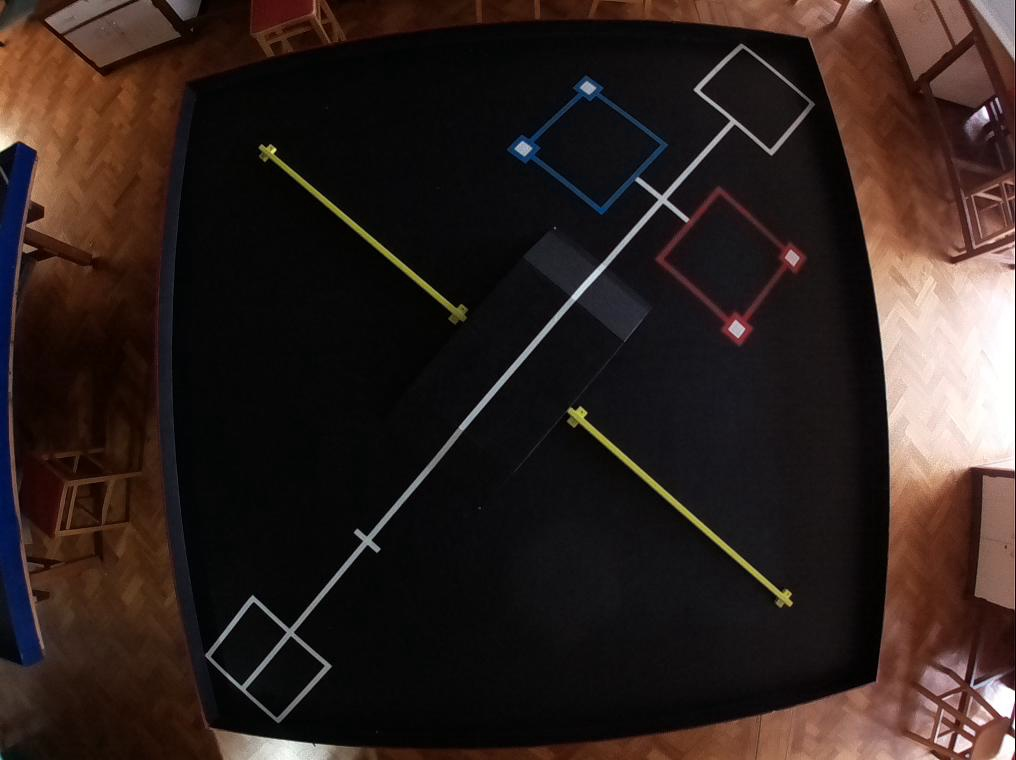
#> input picture new_board/1.jpg, 1016 x 760 px, found by its file name
$ python unfisheye.py   (older library calls are emulated)
#> lines starting #> are read from the running program, lines starting #| are printed output that depends on the picture
#> further down, img is the input picture: shape (760, 1016, 3); mean B, G, R 30.8, 34.5, 46.6
"""Remove fisheye effects from a single image, given the calibration coefficients found in calibrate.py"""

import numpy as np
import cv2

# Windows checkerboard2
DIM=(1016, 760)
K=np.array([[617.046363722009, 0.0, 508.1742575190148], [0.0, 614.3819211597321, 382.7568542470966], [0.0, 0.0, 1.0]])
D=np.array([[-0.23284420692502958], [0.7725973070172576], [-1.2587721414504571], [0.7234483916379288]])

debug = __name__ == "__main__"

def undistort(img: np.ndarray , balance=0.0, dim2=None, dim3=None) -> np.ndarray:
    """Returns the image without fisheye distortion.

    Uses calibration coefficients found using calibrate.py with checkerboards.
    Allows retrieval of some of the cropped pixels with the help of "balance".
    See link for more info:
    https://medium.com/@kennethjiang/calibrate-fisheye-lens-using-opencv-part-2-13990f1b157f

    Parameters
    ----------
    img : np.ndarray
        The image with distortion
    balance : float
        How much of the undistorted image to keep: 1 = keep all, 0 = keep only inner portion.
    dim2 : list
        Dimensions (x,y) of the cropped image (default same as img)
    dim3 : list
        Dimensions (x,y) of the output image (default same as img)

    Returns
    -------
    undistorted_img : np.ndarray
        The image without distortion
    """
#> called with balance = 0
    if debug:
        cv2.imshow("input", img)
        cv2.waitKey(0)
        cv2.destroyAllWindows()
    dim1 = img.shape[:2][::-1]  #dim1 is the dimension of input image to un-distort
#> dim1 = (1016, 760)
    assert dim1[0]/dim1[1] == DIM[0]/DIM[1], "Image to undistort needs to have same aspect ratio as the ones used in calibration"
    if not dim2:
        dim2 = dim1
#> dim2 = (1016, 760)
    if not dim3:
        dim3 = dim1
#> dim3 = (1016, 760)

    scaled_K = K * dim1[0] / DIM[0]  # The values of K is to scale with image dimension.
    scaled_K[2][2] = 1.0  # Except that K[2][2] is always 1.0
    # This is how scaled_K, dim2 and balance are used to determine the final K used to un-distort image.
    # OpenCV document failed to make this clear!

    # Select balance
    new_K = cv2.fisheye.estimateNewCameraMatrixForUndistortRectify(scaled_K, D, dim2, np.eye(3), balance=balance)
    map1, map2 = cv2.fisheye.initUndistortRectifyMap(scaled_K, D, np.eye(3), new_K, dim3, cv2.CV_16SC2)
    undistorted_img = cv2.remap(img, map1, map2,
        interpolation=cv2.INTER_LINEAR, borderMode=cv2.BORDER_CONSTANT)
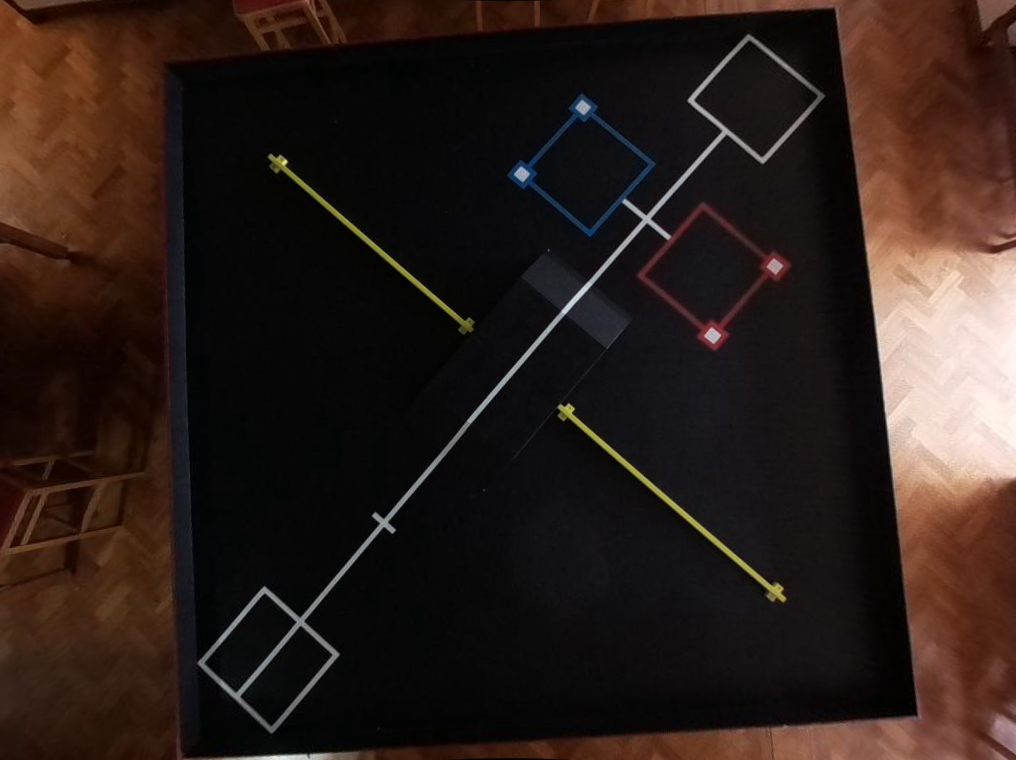
#> undistorted_img: shape (760, 1016, 3); mean B, G, R 26.2, 31.1, 44.1
    if debug:
        cv2.imshow("undistorted", undistorted_img)
        cv2.waitKey(0)
        cv2.destroyAllWindows()
    return undistorted_img
if debug:
    # pic_name = "checkerboard2/3.jpg"
    pic_name = "new_board/1.jpg"
    img = cv2.imread(pic_name)
    undistort(img)

$ run again, with checkerboard2/3.jpg copied over new_board/1.jpg
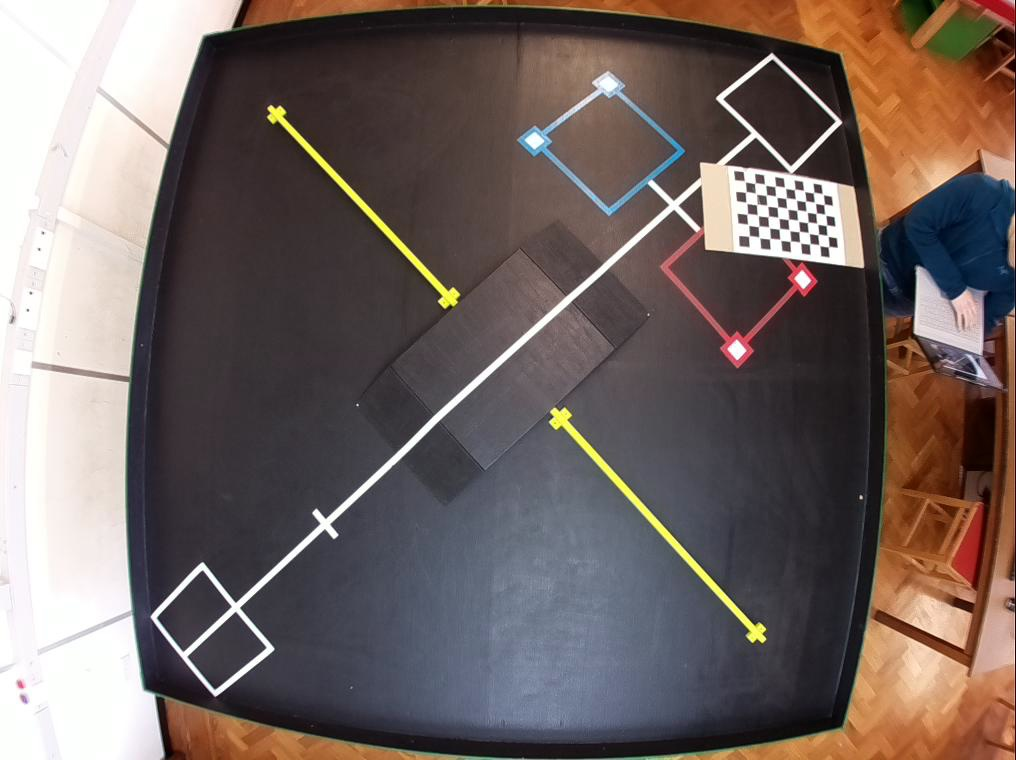
#> input picture checkerboard2/3.jpg, 1016 x 760 px, found by its file name
#> img is the input picture: shape (760, 1016, 3); mean B, G, R 97.4, 100.9, 113.8
#> in undistort, `undistorted_img = cv2.remap(img, map1, map2, interpolation=cv2.INTER_L..`:
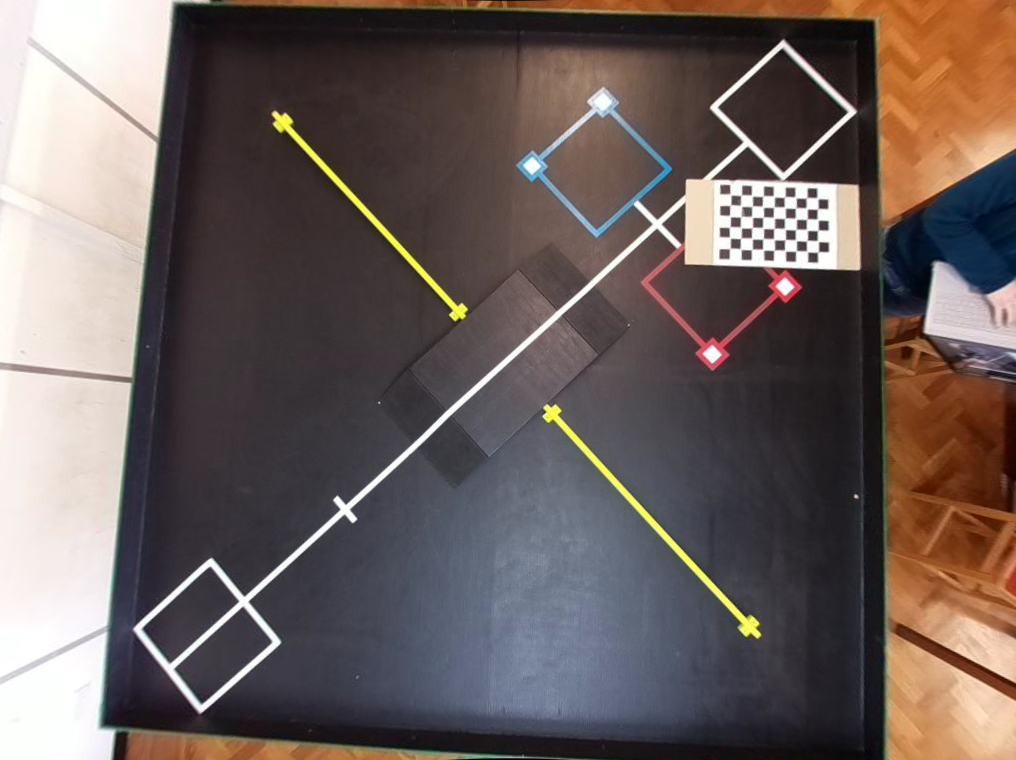
#> undistorted_img: shape (760, 1016, 3); mean B, G, R 92.4, 95.5, 107.6
